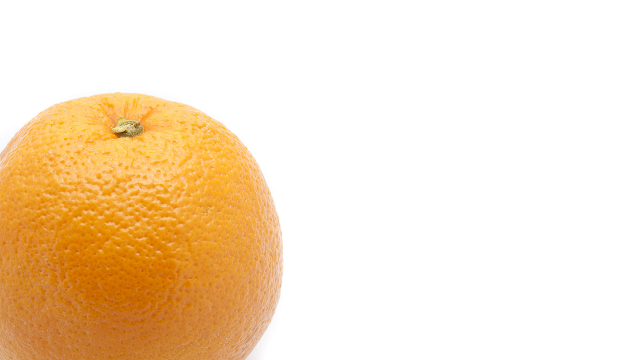
#> input picture Learning opencv Code/Image_Resource/orange.png, 640 x 360 px
$ python startP10.py
#> lines starting #> are read from the running program, lines starting #| are printed output that depends on the picture; after the words box and inside, x2 and y2 are one past the last pixel; in counts of white or black regions, pixels touching at a corner belong together
import numpy as np
import cv2 as cv
import matplotlib
from matplotlib import pyplot as plt
from matplotlib import image as image

# Main()

# Change
# img = np.zeros((512, 512, 3), np.uint8
img = cv.imread("Image_Resource/orange.png")
#> img is the input picture: shape (360, 640, 3); mean B, G, R 199.2, 226, 246.9

img[100:200, 100:200] = (0, 0, 255)
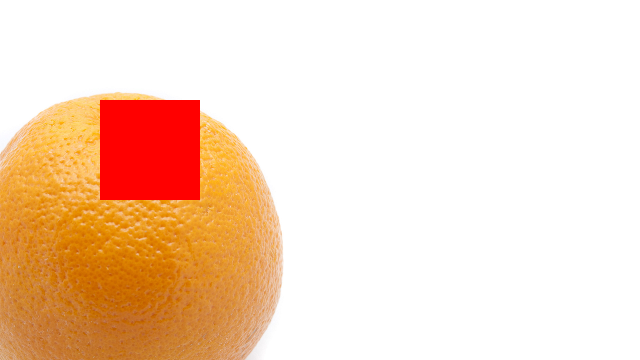
#> img: shape (360, 640, 3); 4.34% of pixels changed, all inside (x1, y1, x2, y2) = (100, 100, 200, 200)

cv.imshow(" ", img)
cv.waitKey(0)
cv.destroyAllWindows()

# Define
print(img.shape) # shape
#| (360, 640, 3)
print(img.size) # size
#| 691200
print(img.dtype) # type
#| uint8

# Channel split and combine

b, g, r = cv.split(img)
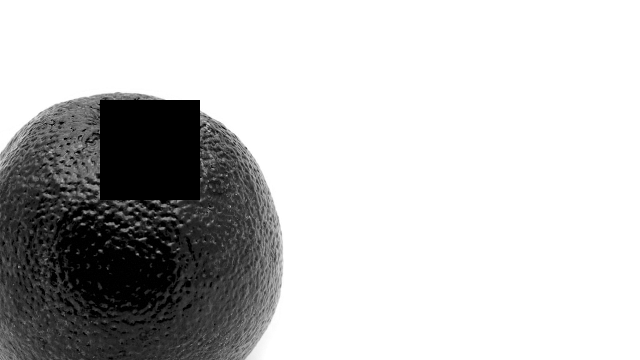
#> b: shape (360, 640); min 0, max 255, mean 195.1
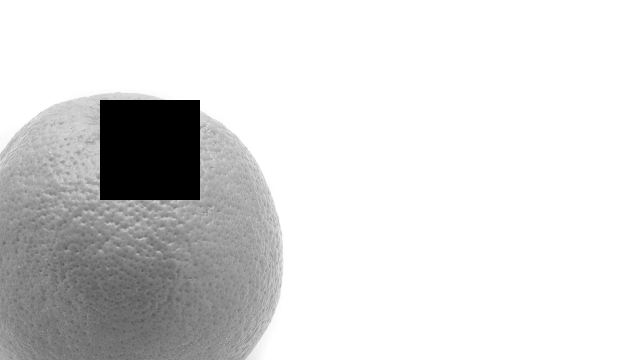
#> g: shape (360, 640); min 0, max 255, mean 217.8
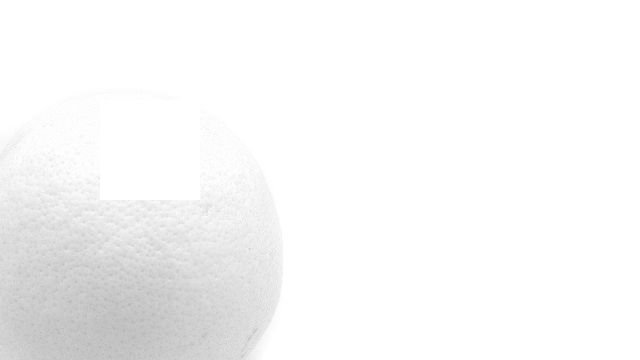
#> r: shape (360, 640); min 179, max 255, mean 247.2

cv.imshow("blue", b)
cv.imshow("green", g)
cv.imshow("red", r)
cv.waitKey(0)
cv.destroyAllWindows()

img = cv.merge((b, g, r))

# Covert color

# Two common
# BGR -> Gray

gray = cv.cvtColor(img, cv.COLOR_BGR2GRAY)
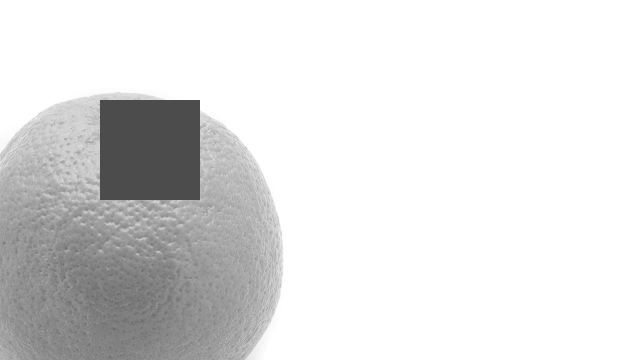
#> gray: shape (360, 640); min 76, max 255, mean 224
cv.imshow("Gray ", gray)

# BGR -> HSV

hsv = cv.cvtColor(img, cv.COLOR_BGR2HSV)
#> hsv: shape (360, 640, 3); mean H, S, V 4.8, 58.2, 247.2
cv.imshow("hsv", hsv)

cv.waitKey(0)
cv.destroyAllWindows()


# End Main
